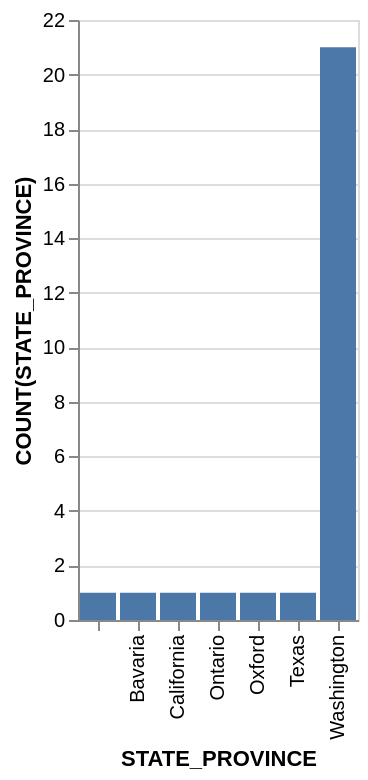

Write the Vega-Lite specification saved for this chart.
### Vega-Lite specification from a JSON file in a GitHub repository (floating-point values rounded to 4 significant figures)
{"data": {"values": [{"x_data": "", "y_data": 1}, {"x_data": "Bavaria", "y_data": 1}, {"x_data": "California", "y_data": 1}, {"x_data": "Ontario", "y_data": 1}, {"x_data": "Oxford", "y_data": 1}, {"x_data": "Texas", "y_data": 1}, {"x_data": "Washington", "y_data": 21}]}, "mark": "bar", "encoding": {"x": {"field": "x_data", "type": "nominal", "title": "STATE_PROVINCE", "sort": "ascending"}, "y": {"field": "y_data", "type": "quantitative", "title": "COUNT(STATE_PROVINCE)"}}}
